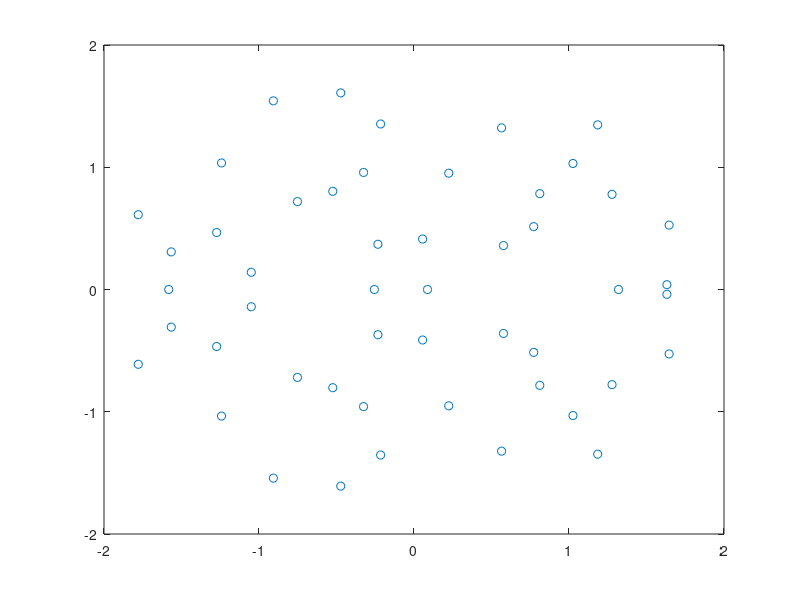

The MATLAB script that drew this image: (Note: this script raises an error after producing the figure.)
close all
clear
clc

% Sompolinsky 1988 chaotic rate network integrated with ode45
%   dx_i/dt = -x_i + sum_j J_ij * tanh(x_j)
%   J_ij ~ N(0, g^2 / n), choose g slightly > 1 for weak chaos

rng(2); % reproducibility

% Lyapunov method selection
Lya_method = 'benettin'; % 'benettin', 'qr', or 'none'

% Parameters
n = 50;      % n
g = 2;              % gain (slightly chaotic when > 1)
fs = 500;          % sampling frequency (Hz)
dt = 1/fs;
tspan = [0, 500];       % seconds
t = linspace(tspan(1), tspan(2), (tspan(2)-tspan(1))*fs + 1)'; % time vector
nt = length(t);
m = 0.6; % negative feedback
mu_E = 1;
mu_I = -1;
M = [mu_E.*ones(n,n/2), mu_I.*ones(n,n/2)];
% Connectivity: Gaussian with mean 0 and variance g^2/n
J = (g / sqrt(n)) * (randn(n, n)+M);
J(rand(n,n)<0.5) = 0; 

% J=J-mean(J,2)./n; % row sum to zero

eigJ = eig(J);
figure
plot(real(eigJ),imag(eigJ),'o')

% External input stimulus (n x time)
u = zeros(n, nt); % User can customize this as needed

amp = 0.25;

stim_change_interval = (tspan(2)-tspan(1))/5; % how often stimulus changes (in seconds)

% Calculate number of time steps per stimulus and number of stimuli needed
steps_per_stim = round(stim_change_interval * fs);
num_stimuli = ceil(nt / steps_per_stim);

% Pre-generate all stimulus vectors
stim_vectors = amp .* randn(n, num_stimuli);
stim_vectors(:,3) = 0*stim_vectors(:,2);

% Fill u with the pre-generated stimulus vectors using a for loop
for i = 1:num_stimuli
    start_idx = (i-1) * steps_per_stim + 1;
    end_idx = min(i * steps_per_stim, nt);
    u(:, start_idx:end_idx) = repmat(stim_vectors(:, i), 1, end_idx - start_idx + 1);
end

% Initial condition (small random perturbation)
x0 = 0.05+0.1 * randn(n, 1);

% ODE right-hand side (now with external stimulus)
rhs = @(t_current, x) rhs_somp(t_current, x, t, u, J, m);

% Integrate
opts = odeset('RelTol', 1e-8, 'AbsTol', 1e-8, 'MaxStep', dt);
[t_out, X] = ode45(rhs, t, x0, opts);

%% Compute Lyapunov exponent(s)
params.n = n;
params.J = J;
params.m = m;
N_sys_eqs = n;
T = tspan;
ode_solver = @ode45;

lya_results = struct();

if ~strcmpi(Lya_method, 'none')
    % Adjust lya_dt based on method: QR needs longer interval
    if strcmpi(Lya_method, 'qr')
        lya_dt = 50*dt;  % Longer interval for QR method
    else
        lya_dt = 5*dt;   % Standard interval for Benettin
    end
    lya_fs = 1/lya_dt;
    
    switch lower(Lya_method)
        case 'benettin'
            fprintf('Computing largest Lyapunov exponent using Benettin''s algorithm...\n');
            d0 = 1e-3;
            [LLE, local_lya, finite_lya, t_lya] = benettin_algorithm(X, t_out, dt, fs, d0, T, lya_dt, params, opts, @rhs_somp_wrapper, t, u, ode_solver);
            fprintf('Largest Lyapunov Exponent: %.4f\n', LLE);
            lya_results.LLE = LLE; 
            lya_results.local_lya = local_lya; 
            lya_results.finite_lya = finite_lya; 
            lya_results.t_lya = t_lya;
            
        case 'qr'
            fprintf('Computing full Lyapunov spectrum using QR decomposition method...\n');
            [LE_spectrum, local_LE_spectrum_t, finite_LE_spectrum_t, t_lya] = lyapunov_spectrum_qr(X, t_out, lya_dt, params, ode_solver, opts, @rhs_somp_Jacobian, T, N_sys_eqs, fs);
            fprintf('Largest Lyapunov Exponent: %.4f\n', LE_spectrum(1));
            fprintf('Lyapunov Dimension: %.2f\n', compute_kaplan_yorke_dimension(LE_spectrum));
            lya_results.LE_spectrum = LE_spectrum; 
            lya_results.local_LE_spectrum_t = local_LE_spectrum_t; 
            lya_results.finite_LE_spectrum_t = finite_LE_spectrum_t; 
            lya_results.t_lya = t_lya; 
            lya_results.N_sys_eqs = N_sys_eqs;
            
        otherwise
            error('Unknown Lyapunov method: %s. Use ''benettin'', ''qr'', or ''none''.', Lya_method);
    end
end

%% Plots
% Plot: activity over time (all neurons)
figure('Color', 'w');
set(gcf,'Position',[-2302         726        1574         543])
imagesc(t_out, 1:n, X.');
axis xy tight
colormap turbo
colorbar
xlabel('Time (s)')
ylabel('Neuron index')
title(sprintf('Sompolinsky network dynamics (n = %d, g = %.2f)', n, g))

% Also show trajectories of a subset of neurons and Lyapunov exponent(s)
if ~strcmpi(Lya_method, 'none')
    figure('Color', 'w');
    set(gcf,'Position',[-2244          82        1340         800])

    % Subplot 1: Sample neuron trajectories
    subplot(2,1,1)
    numToShow = n
    plot(t_out, X(:, 1:numToShow))
    xlabel('Time (s)')
    ylabel('x_i')
    title(sprintf('Sample neuron trajectories (first %d)', numToShow))

    % Subplot 2: Lyapunov exponent(s)
    subplot(2,1,2)
    
    if strcmpi(Lya_method, 'benettin')
        % Plot for Benettin's method (single exponent)
        [bL,aL] = butter(3,0.05/(lya_fs/2),'low');
        local_lya_filt = filtfilt(bL,aL,lya_results.local_lya);
        
        plot(lya_results.t_lya, lya_results.local_lya, 'LineWidth', 1.5)
        hold on
        plot(lya_results.t_lya, local_lya_filt,'LineWidth',1.5)
        yline(lya_results.LLE, '--r', 'LineWidth', 2)
        xlabel('Time (s)')
        ylabel('Local Lyapunov Exponent')
        title(sprintf('Local Lyapunov Exponent (LLE = %.4f)', lya_results.LLE))
        legend('Local', 'Filtered', 'Mean LLE', 'Location', 'best')
        
    elseif strcmpi(Lya_method, 'qr')
        % Plot for QR method (full spectrum)
        plot(lya_results.t_lya, lya_results.local_LE_spectrum_t, 'LineWidth', 1)
        hold on
        % Highlight the largest exponent
        plot(lya_results.t_lya, lya_results.local_LE_spectrum_t(:,1), 'r', 'LineWidth', 1)
        yline(0, '--k', 'LineWidth', 1)
        xlabel('Time (s)')
        ylabel('Lyapunov Exponents')

        title(sprintf('Lyapunov Spectrum (LLE = %.4f)', lya_results.LE_spectrum(1)))
        legend_entries = cell(1, min(5, lya_results.N_sys_eqs));
        for i = 1:min(5, lya_results.N_sys_eqs)
            legend_entries{i} = sprintf('\\lambda_%d = %.3f', i, lya_results.LE_spectrum(i));
        end
        legend(legend_entries, 'Location', 'best')
    end
end

%% Subfunction: ODE right-hand side with external stimulus
function dx_dt = rhs_somp(t_current, x, t_vec, u, J, m)
    % Persistent variables for efficient interpolation
    persistent u_interpolant t_vec_last;
    
    % Create or update griddedInterpolant if time vector has changed
    if isempty(u_interpolant) || isempty(t_vec_last) || ...
       numel(t_vec_last) ~= numel(t_vec) || t_vec_last(1) ~= t_vec(1) || t_vec_last(end) ~= t_vec(end)
        
        % Use 'linear' interpolation and 'none' for extrapolation
        % This returns NaN for out-of-bounds queries to catch errors
        u_interpolant = griddedInterpolant(t_vec, u', 'linear', 'none');
        t_vec_last = t_vec;
    end
    
    % Interpolate u at current time (u_interpolant returns 1 x n, transpose to n x 1)
    u_t = u_interpolant(t_current)';
    
    % Compute derivative: dx/dt = -x + J * relu(x) + u(t)
    % relu with saturation at 5
    % dx_dt = 0.5-m.*x + J * min(max(x, 0), 1) + u_t;
    % dx_dt = -m.*x + J * tanh(max(x, 0)) + u_t;
    dx_dt = -m.*x + J * tanh(x) + u_t;
end

%% Wrapper function for benettin_algorithm
function dx_dt = rhs_somp_wrapper(tt, XX, t_ex, u_ex, params)
    dx_dt = rhs_somp(tt, XX, t_ex, u_ex, params.J, params.m);
end

%% Jacobian function for lyapunov_spectrum_qr
function J_jac = rhs_somp_Jacobian(tt, x, params)
    % Jacobian of dx/dt = -m*x + J*tanh(x) + u(t)
    % d/dx[tanh(x)] = sech(x)^2 = 1 - tanh(x)^2
    % J_jac = -m*I + J * diag(1 - tanh(x).^2)
    n = params.n;
    J_jac = -params.m * eye(n) + params.J * diag(1 - tanh(x).^2);
end

%% Helper function to compute Kaplan-Yorke dimension
function D_KY = compute_kaplan_yorke_dimension(lambda)
    % Compute Kaplan-Yorke (Lyapunov) dimension from spectrum
    % lambda: sorted Lyapunov exponents (descending order)
    
    lambda = sort(lambda, 'descend');
    cumsum_lambda = cumsum(lambda);
    
    % Find largest j such that sum of first j exponents is non-negative
    j = find(cumsum_lambda >= 0, 1, 'last');
    
    if isempty(j)
        D_KY = 0;
    elseif j == length(lambda)
        D_KY = length(lambda);
    else
        D_KY = j + cumsum_lambda(j) / abs(lambda(j+1));
    end
end
